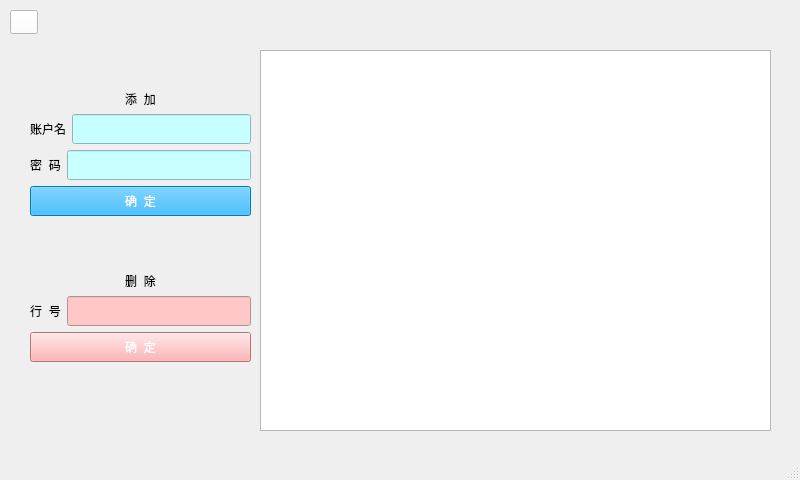
<?xml version="1.0" encoding="UTF-8"?>
<ui version="4.0">
 <class>StaffManagementWindow</class>
 <widget class="QMainWindow" name="StaffManagementWindow">
  <property name="geometry">
   <rect>
    <x>0</x>
    <y>0</y>
    <width>800</width>
    <height>480</height>
   </rect>
  </property>
  <property name="windowTitle">
   <string>MainWindow</string>
  </property>
  <widget class="QWidget" name="centralwidget">
   <widget class="QPushButton" name="returnBtn">
    <property name="geometry">
     <rect>
      <x>10</x>
      <y>10</y>
      <width>28</width>
      <height>24</height>
     </rect>
    </property>
    <property name="styleSheet">
     <string notr="true">background-color: rgb(255, 255, 255);</string>
    </property>
    <property name="text">
     <string/>
    </property>
    <property name="icon">
     <iconset resource="res.qrc">
      <normaloff>:/image/icon/return.png</normaloff>:/image/icon/return.png</iconset>
    </property>
   </widget>
   <widget class="QWidget" name="layoutWidget">
    <property name="geometry">
     <rect>
      <x>30</x>
      <y>50</y>
      <width>221</width>
      <height>381</height>
     </rect>
    </property>
    <layout class="QVBoxLayout" name="verticalLayout_3">
     <item>
      <layout class="QVBoxLayout" name="verticalLayout">
       <item>
        <spacer name="verticalSpacer">
         <property name="orientation">
          <enum>Qt::Vertical</enum>
         </property>
         <property name="sizeHint" stdset="0">
          <size>
           <width>20</width>
           <height>40</height>
          </size>
         </property>
        </spacer>
       </item>
       <item>
        <widget class="QLabel" name="label_3">
         <property name="minimumSize">
          <size>
           <width>0</width>
           <height>0</height>
          </size>
         </property>
         <property name="maximumSize">
          <size>
           <width>300</width>
           <height>16777215</height>
          </size>
         </property>
         <property name="styleSheet">
          <string notr="true">color: rgb(0, 0, 0);
font: 16pt &quot;黑体&quot;;</string>
         </property>
         <property name="text">
          <string>添  加</string>
         </property>
         <property name="alignment">
          <set>Qt::AlignCenter</set>
         </property>
        </widget>
       </item>
       <item>
        <layout class="QHBoxLayout" name="horizontalLayout_2">
         <item>
          <widget class="QLabel" name="label">
           <property name="maximumSize">
            <size>
             <width>100</width>
             <height>16777215</height>
            </size>
           </property>
           <property name="sizeIncrement">
            <size>
             <width>0</width>
             <height>0</height>
            </size>
           </property>
           <property name="styleSheet">
            <string notr="true">font: 12pt &quot;黑体&quot;;
color: rgb(0, 0, 0);</string>
           </property>
           <property name="text">
            <string>账户名</string>
           </property>
           <property name="alignment">
            <set>Qt::AlignCenter</set>
           </property>
          </widget>
         </item>
         <item>
          <widget class="QLineEdit" name="accountEdit">
           <property name="minimumSize">
            <size>
             <width>0</width>
             <height>30</height>
            </size>
           </property>
           <property name="maximumSize">
            <size>
             <width>200</width>
             <height>16777215</height>
            </size>
           </property>
           <property name="styleSheet">
            <string notr="true">color: rgb(0, 0, 0);
background-color: rgb(200, 255, 255);
font: 12pt &quot;黑体&quot;;</string>
           </property>
           <property name="placeholderText">
            <string/>
           </property>
          </widget>
         </item>
        </layout>
       </item>
       <item>
        <layout class="QHBoxLayout" name="horizontalLayout_3">
         <item>
          <widget class="QLabel" name="label_2">
           <property name="maximumSize">
            <size>
             <width>100</width>
             <height>16777215</height>
            </size>
           </property>
           <property name="styleSheet">
            <string notr="true">font: 12pt &quot;黑体&quot;;
color: rgb(0, 0, 0);</string>
           </property>
           <property name="text">
            <string>密  码</string>
           </property>
           <property name="alignment">
            <set>Qt::AlignCenter</set>
           </property>
          </widget>
         </item>
         <item>
          <widget class="QLineEdit" name="passwdEdit">
           <property name="minimumSize">
            <size>
             <width>0</width>
             <height>30</height>
            </size>
           </property>
           <property name="maximumSize">
            <size>
             <width>200</width>
             <height>16777215</height>
            </size>
           </property>
           <property name="styleSheet">
            <string notr="true">color: rgb(0, 0, 0);
background-color: rgb(200, 255, 255);
font: 12pt &quot;黑体&quot;;</string>
           </property>
          </widget>
         </item>
        </layout>
       </item>
       <item>
        <widget class="QPushButton" name="addBtn">
         <property name="minimumSize">
          <size>
           <width>0</width>
           <height>30</height>
          </size>
         </property>
         <property name="maximumSize">
          <size>
           <width>300</width>
           <height>16777215</height>
          </size>
         </property>
         <property name="styleSheet">
          <string notr="true">font: 12pt &quot;黑体&quot;;
background-color: rgb(0, 170, 255);
color: rgb(255, 255, 255);</string>
         </property>
         <property name="text">
          <string>确  定</string>
         </property>
        </widget>
       </item>
       <item>
        <spacer name="verticalSpacer_3">
         <property name="orientation">
          <enum>Qt::Vertical</enum>
         </property>
         <property name="sizeType">
          <enum>QSizePolicy::Expanding</enum>
         </property>
         <property name="sizeHint" stdset="0">
          <size>
           <width>20</width>
           <height>50</height>
          </size>
         </property>
        </spacer>
       </item>
      </layout>
     </item>
     <item>
      <layout class="QVBoxLayout" name="verticalLayout_2">
       <item>
        <widget class="QLabel" name="label_4">
         <property name="maximumSize">
          <size>
           <width>300</width>
           <height>16777215</height>
          </size>
         </property>
         <property name="styleSheet">
          <string notr="true">color: rgb(0, 0, 0);
font: 16pt &quot;黑体&quot;;</string>
         </property>
         <property name="text">
          <string>删  除</string>
         </property>
         <property name="alignment">
          <set>Qt::AlignCenter</set>
         </property>
        </widget>
       </item>
       <item>
        <layout class="QHBoxLayout" name="horizontalLayout_4">
         <item>
          <widget class="QLabel" name="label_5">
           <property name="maximumSize">
            <size>
             <width>100</width>
             <height>16777215</height>
            </size>
           </property>
           <property name="styleSheet">
            <string notr="true">font: 12pt &quot;黑体&quot;;
color: rgb(0, 0, 0);</string>
           </property>
           <property name="text">
            <string>行  号</string>
           </property>
           <property name="alignment">
            <set>Qt::AlignCenter</set>
           </property>
          </widget>
         </item>
         <item>
          <widget class="QLineEdit" name="deleteEdit">
           <property name="minimumSize">
            <size>
             <width>0</width>
             <height>30</height>
            </size>
           </property>
           <property name="maximumSize">
            <size>
             <width>200</width>
             <height>16777215</height>
            </size>
           </property>
           <property name="styleSheet">
            <string notr="true">color: rgb(0, 0, 0);
background-color: rgb(255, 200, 200);
font: 10pt &quot;黑体&quot;;</string>
           </property>
          </widget>
         </item>
        </layout>
       </item>
       <item>
        <widget class="QPushButton" name="deleteBtn">
         <property name="minimumSize">
          <size>
           <width>0</width>
           <height>30</height>
          </size>
         </property>
         <property name="maximumSize">
          <size>
           <width>300</width>
           <height>16777215</height>
          </size>
         </property>
         <property name="styleSheet">
          <string notr="true">font: 12pt &quot;黑体&quot;;
background-color: rgb(255, 160, 160);
color: rgb(255, 255, 255);</string>
         </property>
         <property name="text">
          <string>确  定</string>
         </property>
        </widget>
       </item>
       <item>
        <spacer name="verticalSpacer_2">
         <property name="orientation">
          <enum>Qt::Vertical</enum>
         </property>
         <property name="sizeHint" stdset="0">
          <size>
           <width>20</width>
           <height>40</height>
          </size>
         </property>
        </spacer>
       </item>
      </layout>
     </item>
    </layout>
   </widget>
   <widget class="QListWidget" name="listWidget">
    <property name="geometry">
     <rect>
      <x>260</x>
      <y>50</y>
      <width>511</width>
      <height>381</height>
     </rect>
    </property>
    <property name="minimumSize">
     <size>
      <width>400</width>
      <height>0</height>
     </size>
    </property>
    <property name="styleSheet">
     <string notr="true">color: rgb(0, 0, 0);</string>
    </property>
   </widget>
  </widget>
  <widget class="QMenuBar" name="menubar">
   <property name="geometry">
    <rect>
     <x>0</x>
     <y>0</y>
     <width>800</width>
     <height>22</height>
    </rect>
   </property>
  </widget>
  <widget class="QStatusBar" name="statusbar"/>
 </widget>
 <resources>
  <include location="res.qrc"/>
 </resources>
 <connections/>
</ui>
